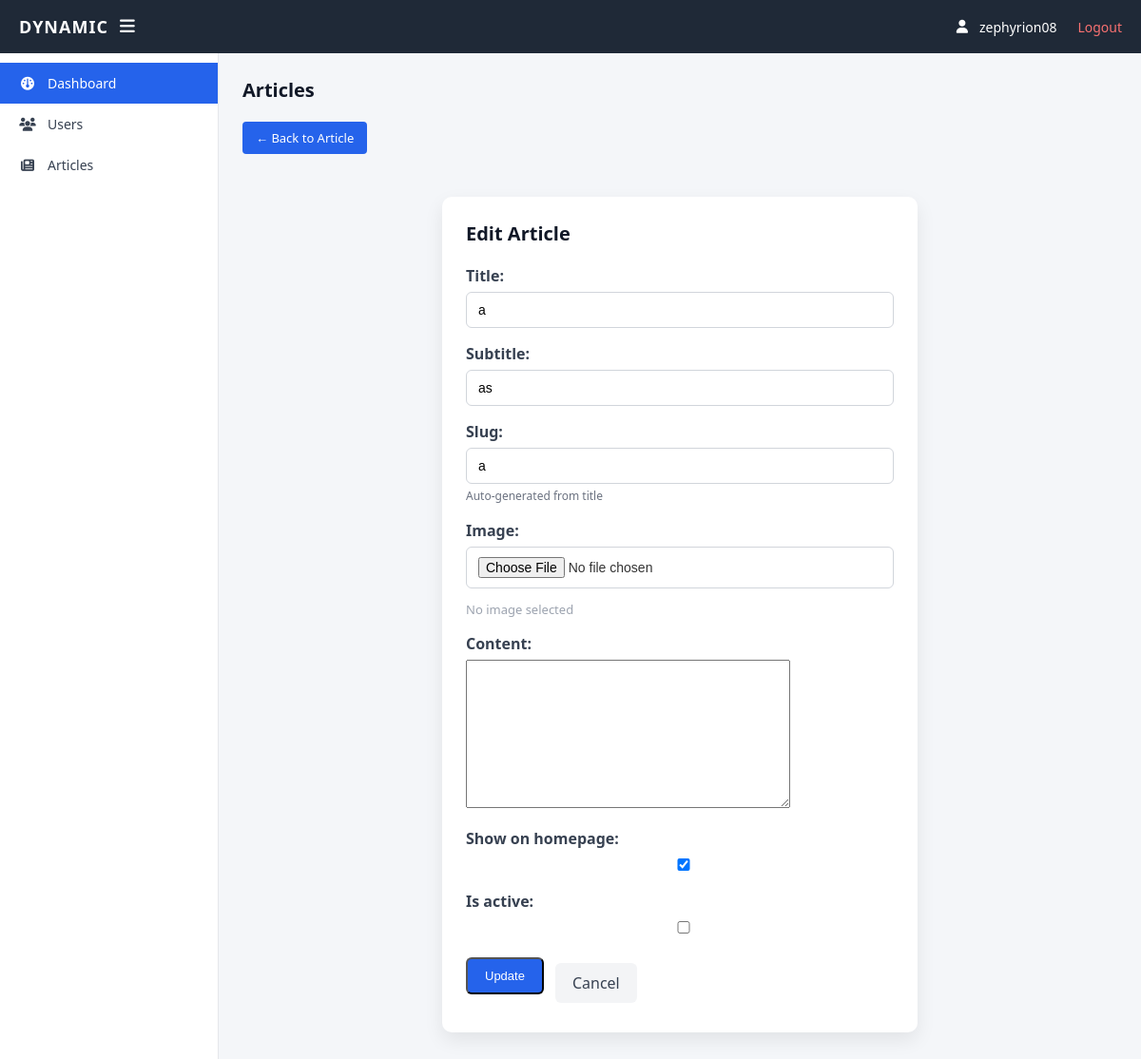
/articles/edit/22/ (signed in), run on the app's committed database.
### articles/models.py (models this page shows, shortened)
class Article(models.Model):
    title = models.CharField(max_length=255)
    subtitle = models.CharField(max_length=255, blank=True)
    slug = models.SlugField(unique=True, blank=False)
    image = models.ImageField(
        upload_to='articles/',
        blank=True,
        null=True
    )
    content = models.TextField(blank=True)
    show_on_homepage = models.BooleanField(default=False)
    is_active = models.BooleanField(default=True)
    author = models.ForeignKey(
        User,
        on_delete=models.SET_NULL,
        null=True,
        blank=True
    )
    created_at = models.DateTimeField(auto_now_add=True)
    updated_at = models.DateTimeField(auto_now=True)

### articles/views.py (the view)
# urls.py: path('edit/<int:pk>/', views.article_edit, name='article_edit'),
@login_required
def article_edit(request, pk):
    article = get_object_or_404(Article, pk=pk)
    if request.method == 'POST':
        form = ArticleForm(request.POST, request.FILES, instance=article)
        if form.is_valid():
            article = form.save(commit=False)
            remove_image = request.POST.get('remove_image') == '1'
            new_image = form.cleaned_data.get('image')
            if remove_image and article.image:
                article.image.delete(save=False)
                if not new_image:
                    article.image = None
            article.save()
            messages.success(request, "Article saved successfully!")
            return redirect('article_list')
        else:
            messages.error(request, "Please fix the errors below.")
    else:
        form = ArticleForm(instance=article)
    return render(request, 'articles/form.html', {
        'form': form,
        'is_edit': True,
    })

### articles/forms.py (shortened to what this page needs)
class ArticleForm(forms.ModelForm):
    slug = forms.CharField(
    required=False,
    help_text="Auto-generated from title",
    widget=forms.TextInput(attrs={"readonly": "readonly"})
)
    class Meta:
        model = Article
        fields = [
            'title', 'subtitle', 'slug', 'image', 'content',
            'show_on_homepage', 'is_active'
        ]
        widgets = {
            'image': forms.FileInput(),
        }

### templates/articles/form.html (shortened to what this page needs)
{% extends "base.html" %}
{% block content %}
<h2>Articles</h2>
<a href="{% url 'article_list' %}" class="btn">← Back to Article</a>
<div class="form-container">
  <h2>
    {% if is_edit %}Edit Article{% else %}Create Article{% endif %}
  </h2>
  <form method="post" enctype="multipart/form-data">
    <div class="form-group">
      {{ form.title.label_tag }}
      {{ form.title }}
    </div>
    <div class="form-group">
      {{ form.subtitle.label_tag }}
      {{ form.subtitle }}
    </div>
    {% if form.slug %}
    <div class="form-group">
      {{ form.slug.label_tag }}
      {{ form.slug }}
      <small class="help-text">{{ form.slug.help_text }}</small>
    </div>
    {% endif %}
    <div class="form-group">
      {{ form.image.label_tag }}
      {{ form.image }}
      <div id="imagePreview" style="margin-top:10px;">
        {% if is_edit and form.instance.image %}
          <div class="preview-wrapper" style="position:relative; display:inline-block;">
            <img src="{{ form.instance.image.url }}"
                alt="Preview"
                style="max-width:200px; max-height:150px; border:1px solid #e5e7eb; border-radius:4px;">
            <span class="remove-image" style="
                  position:absolute;
                  top:-5px;
                  right:-5px;
                  background:#ef4444;
                  color:white;
                  border-radius:50%;
                  width:20px;
                  height:20px;
                  text-align:center;
                  line-height:20px;
                  cursor:pointer;
                  font-weight:bold;">×</span>
          </div>
        {% else %}
          <p class="no-image">No image selected</p>
        {% endif %}
      </div>
    </div>
    <div class="form-group">
      {{ form.content.label_tag }}
      {{ form.content }}
    </div>
    <div class="form-group">
      {{ form.show_on_homepage.label_tag }}
      {{ form.show_on_homepage }}
    </div>
    <div class="form-group">
      {{ form.is_active.label_tag }}
      {{ form.is_active }}
    </div>
    <div class="form-actions">
      <button type="submit" class="btn">
        {% if is_edit %}Update{% else %}Create{% endif %}
      </button>
      <a href="{% url 'article_list' %}" class="btn-cancel">Cancel</a>
    </div>
  </form>
</div>
{% endblock %}

### templates/base.html (shortened to what this page needs)
{% load static %}
<!DOCTYPE html>
<html>
  <head>
    <link rel="stylesheet" href="{% static 'css/admin.css' %}" />
    <link
      rel="stylesheet"
      href="https://cdnjs.cloudflare.com/ajax/libs/font-awesome/6.5.1/css/all.min.css"
    />
  </head>
  <body>
    <header class="topbar">
      <div class="topbar-left">
        <span class="logo">DYNAMIC</span>
        <i class="fa-solid fa-bars" id="toggleSidebar"></i>
      </div>
      <div class="topbar-right">
        <i class="fa-solid fa-user"></i>
        {{ request.user.username }}
        <a href="{% url 'logout' %}" class="logout">Logout</a>
      </div>
    </header>
    <aside class="sidebar" id="sidebar">
      <nav>
        <a href="{% url 'dashboard' %}" class="active">
          <i class="fa-solid fa-gauge"></i>
          <span>Dashboard</span>
        </a>
        <a href="{% url 'user_list' %}">
          <i class="fa-solid fa-users"></i>
          <span>Users</span>
        </a>
        <a href="{% url 'article_list' %}">
          <i class="fa-solid fa-newspaper"></i>
          <span>Articles</span>
        </a>
      </nav>
    </aside>
    <main class="main" id="main">
      {% block content %}
      {% endblock %}</main>
  </body>
</html>

### static/css/admin.css (style rules this page uses)
* { box-sizing: border-box; }
body { margin: 0; font-family: "Segoe UI", Arial, sans-serif; background: #f4f6f9; color: #333; }
.topbar { height: 56px; background: #1f2937; color: #fff; display: flex; align-items: center; justify-content: space-between; padding: 0 20px; position: fixed; top: 0; left: 0; right: 0; z-index: 1000; }
.topbar-left { display: flex; align-items: center; gap: 12px; font-size: 18px; }
.logo { font-weight: 600; letter-spacing: 1px; }
.topbar-right { display: flex; align-items: center; gap: 12px; font-size: 14px; }
.logout { color: #f87171; text-decoration: none; margin-left: 10px; }
.sidebar { width: 230px; background: #ffffff; position: fixed; top: 56px; bottom: 0; left: 0; border-right: 1px solid #e5e7eb; padding-top: 10px; }
.sidebar nav a { display: flex; align-items: center; gap: 12px; padding: 12px 20px; color: #374151; text-decoration: none; font-size: 14px; }
.sidebar nav a i { width: 18px; text-align: center; }
.sidebar nav a.active { background: #2563eb; color: white; }
.main { margin-left: 230px; padding: 25px; margin-top: 56px; }
.sidebar, .main { transition: all 0.25s ease; }
#toggleSidebar { cursor: pointer; }
.main h2 { margin-top: 0; margin-bottom: 20px; font-size: 20px; font-weight: 600; color: #111827; }
.btn { display: inline-block; background: #2563eb; color: white; padding: 8px 14px; border-radius: 4px; font-size: 13px; font-weight: 500; text-decoration: none; margin-bottom: 15px; transition: background 0.2s ease; }
.form-container { max-width: 500px; margin: 30px auto; padding: 25px; background: #ffffff; border-radius: 10px; box-shadow: 0 8px 20px rgba(0,0,0,0.08); transition: 0.3s ease; }
.form-group { margin-bottom: 16px; }
.form-group label { display: block; font-weight: 600; margin-bottom: 6px; color: #374151; }
.form-group input, .form-group select { width: 100%; padding: 10px 12px; border-radius: 6px; border: 1px solid #d1d5db; font-size: 14px; transition: 0.2s; }
.help-text { font-size: 12px; color: #6b7280; margin-top: 2px; }
.form-actions { display: flex; gap: 12px; align-items: center; margin-top: 20px; }
.form-actions .btn { background-color: #2563eb; color: #fff; padding: 10px 18px; border-radius: 6px; font-weight: 500; transition: 0.2s; }
.form-actions .btn-cancel { padding: 10px 18px; background: #f3f4f6; color: #374151; border-radius: 6px; text-decoration: none; transition: 0.2s; }
.btn-cancel { background-color: #f3f4f6; color: #374151; padding: 8px 16px; border-radius: 6px; font-weight: 500; border: none; cursor: pointer; }
.no-image { color: #9ca3af; font-size: 13px; }

### data on the page
Article: title "a", subtitle "as", slug "a", show_on_homepage "☑"

### other printed values
{{ request.user.username }} "zephyrion08"
